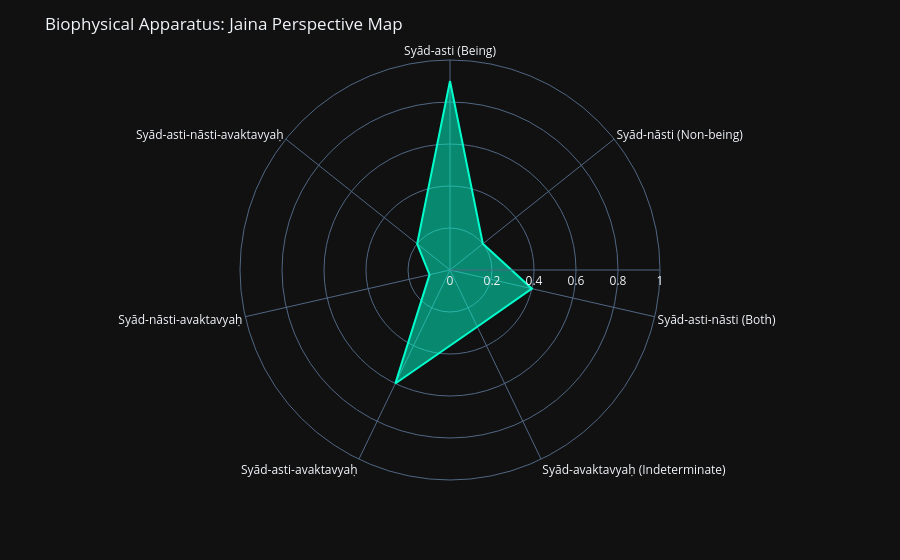

Notebook code cell kept with this figure:
### Code cell
import plotly.express as px

# Define the 7 dimensions of Jaina logic for the HUD
categories = [
    'Syād-asti (Being)', 
    'Syād-nāsti (Non-being)', 
    'Syād-asti-nāsti (Both)', 
    'Syād-avaktavyaḥ (Indeterminate)',
    'Syād-asti-avaktavyaḥ', 
    'Syād-nāsti-avaktavyaḥ', 
    'Syād-asti-nāsti-avaktavyaḥ'
]

# Simulated intensity for each logic state (0.0 to 1.0)
# In a real setup, these would be fed by your FFT and sensor data
values = [0.9, 0.2, 0.4, 0.3, 0.6, 0.1, 0.2]

df_hud = pd.DataFrame(dict(r=values, theta=categories))

fig_hud = px.line_polar(df_hud, r='r', theta='theta', line_close=True,
                        template="plotly_dark", color_discrete_sequence=['#00FFCC'])
fig_hud.update_traces(fill='toself')
fig_hud.update_layout(
    polar=dict(radialaxis=dict(visible=True, range=[0, 1])),
    showlegend=False,
    title="Biophysical Apparatus: Jaina Perspective Map"
)
fig_hud.show()

### Figure 1 — Plotly figure (JSON) as saved in the notebook; plotly's stock layout.template omitted (floating-point values rounded to 4 significant figures)
{"data": [{"fill": "toself", "hovertemplate": "r=%{r}<br>theta=%{theta}<extra></extra>", "legendgroup": "", "line": {"color": "#00FFCC", "dash": "solid"}, "marker": {"symbol": "circle"}, "mode": "lines", "name": "", "r": [0.9, 0.2, 0.4, 0.3, 0.6, 0.1, 0.2, 0.9], "showlegend": false, "subplot": "polar", "theta": ["Syād-asti (Being)", "Syād-nāsti (Non-being)", "Syād-asti-nāsti (Both)", "Syād-avaktavyaḥ (Indeterminate)", "Syād-asti-avaktavyaḥ", "Syād-nāsti-avaktavyaḥ", "Syād-asti-nāsti-avaktavyaḥ", "Syād-asti (Being)"], "type": "scatterpolar"}], "layout": {"legend": {"tracegroupgap": 0}, "margin": {"t": 60}, "polar": {"angularaxis": {"direction": "clockwise", "rotation": 90}, "domain": {"x": [0, 1], "y": [0, 1]}, "radialaxis": {"range": [0, 1], "visible": true}}, "showlegend": false, "title": {"text": "Biophysical Apparatus: Jaina Perspective Map"}}}
